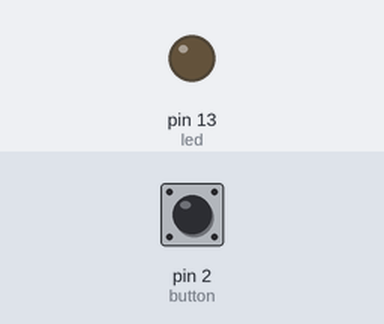
Recording of a sketch running on a simulated Arduino Uno, built with avr-gcc and run on an emulated ATmega328P. Parts: output pins drawn as LEDs (lit = HIGH). Inputs (shaded band) come from the test bench; at power-on: pin 2 (button) LOW.

Above: at 1.2 s.
1.3 s: pin 2 (button) pulled HIGH for 0.15 s
At 1.37 s:
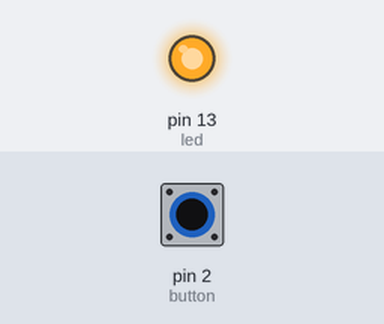
2.9 s: pin 2 (button) pulled HIGH for 3.2 s
At 6.4 s:
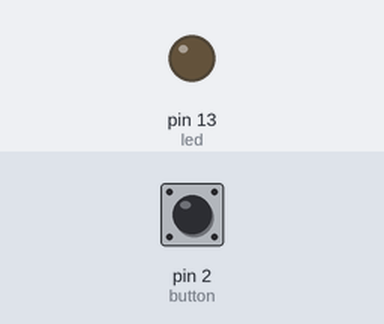
Timing chart, 0 to 7.9 s (numbered marks = the images above; inputs shaded):
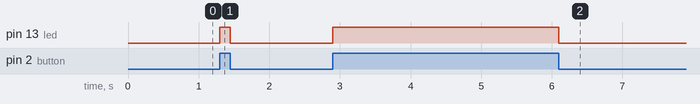

Measured:
- after the input at 1.3 s, pin 13 (led): LOW → HIGH at once, → LOW 0.15 s later
- after the input at 2.9 s, pin 13 (led): LOW → HIGH at once, → LOW 3.2 s later

The sketch:

Switch.ino
```cpp
const int led = 13;
const int button = 2;
int val = 0;
void setup()
{
  pinMode(led, OUTPUT);
  pinMode(button, INPUT);
}
void loop ()
{
  val = digitalRead(button);
  if (val == HIGH)
    digitalWrite(led, HIGH);
  else
    digitalWrite(led, LOW);
}
```
